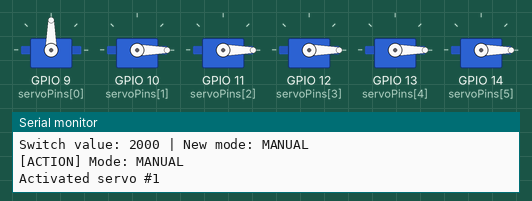
Bench run of a program on a simulated ESP32. On the bench: 6 × servo, the last lines printed to the serial monitor.

Above: at 10.1 s.
At 120.1 s:
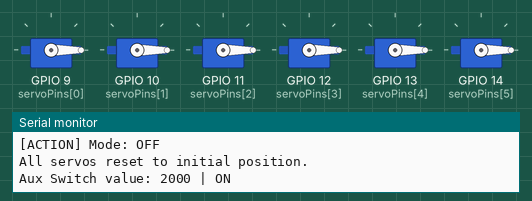
Timing chart, 0 to 121.6 s (numbered marks = the images above):
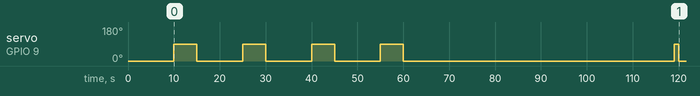

Measured:
- by itself, servo on GPIO 9 (servoPins[0]): goes 3 × (90° 5.0 s, 0° 10.0 s), 90° 5.0 s, 0° 59.0 s, 90° 0.95 s, then 0°

The program:

main.cpp
```cpp
#include <Arduino.h>
#include <ESP32Servo.h>
#include <SoftwareSerial.h>
#include "MSP.h"
#include "constants.h"

// --- Стани перемикача ---
enum SwitchMode {
  MODE_OFF,
  MODE_AUTO,
  MODE_MANUAL,
  MODE_UNKNOWN
};

// --- Стани додаткового перемикача ---
enum AuxSwitchState {
  AUX_OFF,
  AUX_ON
};

// --- Глобальні змінні ---
SwitchMode currentMode = MODE_UNKNOWN;
SwitchMode lastMode = MODE_UNKNOWN;
AuxSwitchState auxState = AUX_OFF;
AuxSwitchState lastAuxState = AUX_OFF;
MSP msp;
HardwareSerial SerialPort(2);
RCChannels rcChannels;

// --- Лідар ---
SoftwareSerial lidarSerial(LIDAR_RX, LIDAR_TX);
uint16_t distance = 0;
uint16_t strength = 0;
uint8_t checksum = 0;
bool frameStarted = false;
uint8_t frameCounter = 0;
uint8_t dataBuffer[9];

// --- Додаткові змінні для уникнення перешкод ---
unsigned long obstacleDetectedTime = 0;
bool isObstacleConfirmed = false;
const unsigned long OBSTACLE_CONFIRM_DELAY = 50;
bool obstacleHandled = false;  // Прапорець для відстеження обробленої перешкоди
unsigned long obstacleResetTime = 0;
const unsigned long OBSTACLE_RESET_DELAY = 2000;  // Затримка перед можливістю нового виявлення (2 секунди)

// --- Сервоприводи ---
const int NUM_SERVOS = 6;
Servo servos[NUM_SERVOS];
int servoAngleRest = 0;
int servoAngleActive = 90;
int currentServoIndex = 0;
bool servoActivated[NUM_SERVOS] = {false, false, false, false, false, false}; // Відслідковування активованих сервоприводів
bool triggerFlag = false;
unsigned long lastTriggerTime = 0;
const unsigned long TRIGGER_DEBOUNCE = 500;

// ====================== ФУНКЦІЇ ======================

// --- Визначення режиму ---
SwitchMode getSwitchMode(uint16_t value) {
  if (value < (LOW_THRESHOLD + DEAD_BAND)) {
    return MODE_OFF;
  }
  if (value > (HIGH_THRESHOLD - DEAD_BAND)) {
    return MODE_MANUAL;
  }
  if (value > (MID_THRESHOLD - DEAD_BAND) && value < (MID_THRESHOLD + DEAD_BAND)) {
    return MODE_AUTO;
  }
  return MODE_UNKNOWN;
}

// --- Визначення стану додаткового перемикача (ON/OFF) ---
AuxSwitchState getAuxSwitchState(uint16_t value) {
  if (value < AUX_SWITCH_THRESHOLD) {
    return AUX_OFF;
  } else {
    return AUX_ON;
  }
}

// --- Ініціалізація усіх сервоприводів ---
void initializeServos() {
  const int servoPins[NUM_SERVOS] = {9, 10, 11, 12, 13, 14};

  for (int i = 0; i < NUM_SERVOS; i++) {
    servos[i].attach(servoPins[i]);
    servos[i].write(servoAngleRest); // Початкове положення
    servoActivated[i] = false;
    Serial.print("Servo ");
    Serial.print(i+1);
    Serial.print(" initialized on pin ");
    Serial.println(servoPins[i]);
  }
}

// --- Активація наступного сервоприводу ---
void activateNextServo() {
  // Перевіряємо чи є ще неактивовані сервоприводи
  if (currentServoIndex < NUM_SERVOS && !servoActivated[currentServoIndex]) {
    // Активуємо поточний сервопривід
    servos[currentServoIndex].write(servoAngleActive);
    servoActivated[currentServoIndex] = true;

    Serial.print("Activated servo #");
    Serial.println(currentServoIndex + 1);

    // Переходимо до наступного сервоприводу
    currentServoIndex++;
  } else {
    Serial.println("All servos have been activated already.");
  }
}

// --- Скидання всіх сервоприводів для нового циклу ---
void resetAllServos() {
  for (int i = 0; i < NUM_SERVOS; i++) {
    servos[i].write(servoAngleRest);
    servoActivated[i] = false;
  }
  currentServoIndex = 0;
  Serial.println("All servos reset to initial position.");
}

// --- Обробка стану додаткового перемикача ---
void processAuxSwitch() {
  // В режимі MANUAL тільки коли додатковий перемикач в ON - активувати сервоприводи
  if (currentMode == MODE_MANUAL) {
    unsigned long currentTime = millis();

    // Якщо перемикач переходить з OFF в ON, активуємо наступний сервопривід
    if (auxState == AUX_ON && lastAuxState == AUX_OFF) {
      activateNextServo();
      lastTriggerTime = currentTime;
      triggerFlag = true;
    }

    // Оновлюємо стан попереднього значення для відстеження переходів
    lastAuxState = auxState;
  }
}

// --- Дії для кожного режиму основного перемикача ---
void actionForModeOff() {
  Serial.println("[ACTION] Mode: OFF");

  // Скидаємо всі сервоприводи (тільки при зміні режиму з MANUAL або AUTO)
  if (lastMode == MODE_MANUAL || lastMode == MODE_AUTO) {
    resetAllServos();
  }

  // Скидаємо змінні відстеження перешкод
  obstacleDetectedTime = 0;
  isObstacleConfirmed = false;
  obstacleHandled = false;
  obstacleResetTime = 0;

  // Скидаємо стан додаткового перемикача
  auxState = AUX_OFF;
  lastAuxState = AUX_OFF;
  triggerFlag = false;
}

void actionForModeAuto() {
  Serial.println("[ACTION] Mode: AUTO");

  // Скидаємо стан додаткового перемикача
  auxState = AUX_OFF;
  lastAuxState = AUX_OFF;
  triggerFlag = false;

  // Скидаємо змінні відстеження перешкод
  obstacleDetectedTime = 0;
  isObstacleConfirmed = false;
  obstacleHandled = false;
  obstacleResetTime = 0;

  // При переході з OFF в AUTO, скидаємо сервоприводи
  if (lastMode == MODE_OFF) {
    resetAllServos();
  }
}

void actionForModeManual() {
  Serial.println("[ACTION] Mode: MANUAL");

  // Скидаємо змінні відстеження перешкод
  obstacleDetectedTime = 0;
  isObstacleConfirmed = false;
  obstacleHandled = false;
  obstacleResetTime = 0;

  // Скидаємо тригер для послідовної активації
  triggerFlag = false;
  lastAuxState = AUX_OFF;  // Додано для коректного відстеження переходу

  // При переході з OFF в MANUAL, скидаємо сервоприводи
  if (lastMode == MODE_OFF) {
    resetAllServos();
  }
}

// --- Читання даних з лідара ---
bool readLidarData() {
  if (lidarSerial.available() < 9) {
    return false;
  }

  while (lidarSerial.available() >= 9) {
    uint8_t currentByte = lidarSerial.read();

    // Випадок 1: Шукаємо початок кадру
    if (!frameStarted) {
      if (currentByte == 0x59) {
        dataBuffer[0] = currentByte;
        frameCounter = 1;
        frameStarted = true;
      }
      continue;
    }

    // Випадок 2: Перевіряємо другий байт заголовка
    if (frameCounter == 1) {
      if (currentByte != 0x59) {
        frameStarted = false;
        continue;
      }
      dataBuffer[1] = currentByte;
      frameCounter = 2;
      continue;
    }

    // Випадок 3: Збираємо дані кадру
    dataBuffer[frameCounter] = currentByte;
    frameCounter++;

    if (frameCounter < 9) {
      continue;
    }

    // Повний кадр отримано - обробляємо
    frameStarted = false;

    // Обчислення контрольної суми
    uint8_t calculatedChecksum = 0;
    for (int i = 0; i < 8; i++) {
      calculatedChecksum += dataBuffer[i];
    }

    if (calculatedChecksum != dataBuffer[8]) {
      continue;
    }

    // Розбір даних лідара
    distance = dataBuffer[2] + (dataBuffer[3] << 8);
    strength = dataBuffer[4] + (dataBuffer[5] << 8);
    return true;
  }

  return false;
}

// --- Обробка MSP ---
void processMSP() {
  if (!msp.request(MSP_RC_CHANNEL, &rcChannels)) {
    Serial.println("MSP RC_CHANNEL request failed.");
    return;
  }

  // Обробка основного перемикача
  if (rcChannels.channelCount > SWITCH_CHANNEL) {
    uint16_t switchValue = rcChannels.channels[SWITCH_CHANNEL];
    SwitchMode newMode = getSwitchMode(switchValue);

    if (newMode != currentMode) {
      lastMode = currentMode;
      currentMode = newMode;
      Serial.print("Switch value: ");
      Serial.print(switchValue);
      Serial.print(" | New mode: ");

      switch (currentMode) {
        case MODE_OFF:
          Serial.println("OFF");
          actionForModeOff();
          break;
        case MODE_AUTO:
          Serial.println("AUTO");
          actionForModeAuto();
          break;
        case MODE_MANUAL:
          Serial.println("MANUAL");
          actionForModeManual();
          break;
        default:
          Serial.println("UNKNOWN");
          break;
      }
    }
  }

  // Обробка додаткового перемикача
  if (rcChannels.channelCount > AUX_SWITCH_CHANNEL) {
    uint16_t auxValue = rcChannels.channels[AUX_SWITCH_CHANNEL];
    AuxSwitchState newAuxState = getAuxSwitchState(auxValue);

    if (newAuxState != auxState) {
      auxState = newAuxState;
      Serial.print("Aux Switch value: ");
      Serial.print(auxValue);
      Serial.println(auxState == AUX_ON ? " | ON" : " | OFF");
    }
  }
}

// --- Обробка даних лідара в режимі AUTO ---
void processLidarDataInAutoMode() {
  // Перевіряємо чи пройшов час скидання після останньої обробленої перешкоди
  if (obstacleHandled) {
    if (obstacleResetTime == 0) {
      obstacleResetTime = millis();
    } else if (millis() - obstacleResetTime >= OBSTACLE_RESET_DELAY) {
      // Час скидання минув, скидаємо всі прапорці для відстеження нової перешкоди
      obstacleHandled = false;
      obstacleResetTime = 0;
      obstacleDetectedTime = 0;
      isObstacleConfirmed = false;
      Serial.println("Reset obstacle detection - ready for new obstacle");
    }
    return; // Вихід з функції, якщо перешкода вже оброблена і час скидання ще не минув
  }

  // Зчитуємо дані з лідара
  if (readLidarData()) {
    float distanceM = distance / 100.0;

    Serial.print("Distance: ");
    Serial.print(distanceM);
    Serial.print(" m | Strength: ");
    Serial.println(strength);

    // Перевірка на перешкоду
    if (distanceM <= OBSTACLE_DISTANCE) {
      if (obstacleDetectedTime == 0) {
        obstacleDetectedTime = millis();
      }
      else if (!isObstacleConfirmed && (millis() - obstacleDetectedTime >= OBSTACLE_CONFIRM_DELAY)) {
        isObstacleConfirmed = true;
        obstacleHandled = true;  // Позначаємо що перешкода оброблена
        Serial.println("Obstacle detected! Activating next servo...");
        activateNextServo();
      }
    } else {
      // Перешкода зникла до підтвердження - скидаємо таймер
      if (!isObstacleConfirmed) {
        obstacleDetectedTime = 0;
      }
    }
  }
}

// ====================== SETUP & LOOP ======================

void setup() {
  Serial.begin(SERIAL_BAUD);
  Serial.println("ESP32 Sequential One-Time Servo Control System");
  SerialPort.begin(SERIAL_BAUD, SERIAL_8N1, RX_PIN, TX_PIN);
  msp.begin(SerialPort);

  // Ініціалізація сервоприводів
  initializeServos();

  // Ініціалізація лідара
  lidarSerial.begin(LIDAR_BAUDRATE);

  delay(1000);
  Serial.println("System ready. Operating modes:");
  Serial.println("- OFF: All servos reset");
  Serial.println("- AUTO: Each obstacle activates one servo with reset delay");
  Serial.println("- MANUAL: Toggle AUX switch from OFF to ON to activate servos sequentially");
}

void loop() {
  processMSP();  // Обробка режимів та додаткового перемикача

  // Обробка додаткового перемикача для серво в режимі MANUAL
  if (currentMode == MODE_MANUAL) {
    processAuxSwitch();
  }

  // Якщо режим AUTO - обробка даних лідара
  if (currentMode == MODE_AUTO) {
    processLidarDataInAutoMode();
  }

  delay(50);
}
```

MSP.h
```cpp
#ifndef MSP_H
#define MSP_H

#include <Arduino.h>

// Структура для RC каналів
struct RCChannels {
  uint16_t channels[16];
  uint8_t channelCount;
};

class MSP {
public:
  MSP() {};

  void begin(Stream &stream) {
    _stream = &stream;
  }

  template<class T>
  bool request(uint16_t command, T *payload) {
    // Базова імплементація MSP протоколу
    if (command == 0x0200) { // MSP_RC_CHANNEL
      RCChannels* channels = (RCChannels*)payload;
      channels->channelCount = 16;

      // Тестові значення
      for (int i = 0; i < 16; i++) {
        if (i == 5) {
          // Симуляція основного перемикача (OFF/AUTO/MANUAL)
          unsigned long currentTime = millis() / 5000;
          int position = currentTime % 3;

          switch (position) {
            case 0: channels->channels[i] = 1000; break; // OFF
            case 1: channels->channels[i] = 1500; break; // AUTO
            case 2: channels->channels[i] = 2000; break; // MANUAL
          }
        }
        else if (i == 6) {
          // Симуляція додаткового перемикача (OFF/ON)
          unsigned long currentTime = millis() / 7000; // Інший період для різної поведінки
          int position = currentTime % 2;

          switch (position) {
            case 0: channels->channels[i] = 1000; break; // OFF
            case 1: channels->channels[i] = 2000; break; // ON
          }
        }
        else {
          channels->channels[i] = 1500;
        }
      }
      return true;
    }
    return false;
  }

private:
  Stream *_stream;
};

#endif
```

constants.h
```cpp
#ifndef CONSTANTS_H
#define CONSTANTS_H

// --- UART налаштування ---
#define RX_PIN 16
#define TX_PIN 17
#define SERIAL_BAUD 115200

// --- MSP команда ---
#define MSP_RC_CHANNEL 0x0200

// --- Тумблер налаштування --- (основний)
#define SWITCH_CHANNEL 5
#define LOW_THRESHOLD 1100
#define MID_THRESHOLD 1500
#define HIGH_THRESHOLD 1900
#define DEAD_BAND 150

// --- Додатковий тумблер ---
#define AUX_SWITCH_CHANNEL 6  // Канал для додаткового перемикача
#define AUX_SWITCH_THRESHOLD 1500  // Поріг для розділення ON/OFF

// --- Лідар TF02-Pro ---
#define LIDAR_RX 2
#define LIDAR_TX 3
#define LIDAR_BAUDRATE 115200
#define OBSTACLE_DISTANCE 25.0  // Відстань до перешкоди в метрах

// --- Сервоприводи ---
#define SERVO1_PIN 9
#define SERVO2_PIN 10
#define SERVO3_PIN 11
#define SERVO4_PIN 12
#define SERVO5_PIN 13
#define SERVO6_PIN 14

#define SERVO_REST_ANGLE 0     // Кут спокою для сервоприводів
#define SERVO_ACTIVE_ANGLE 90  // Кут активації для сервоприводів

// --- Тригер ---
#define TRIGGER_DEBOUNCE_TIME 500  // Захист від брязкоту в мс

#endif // CONSTANTS_H
```
